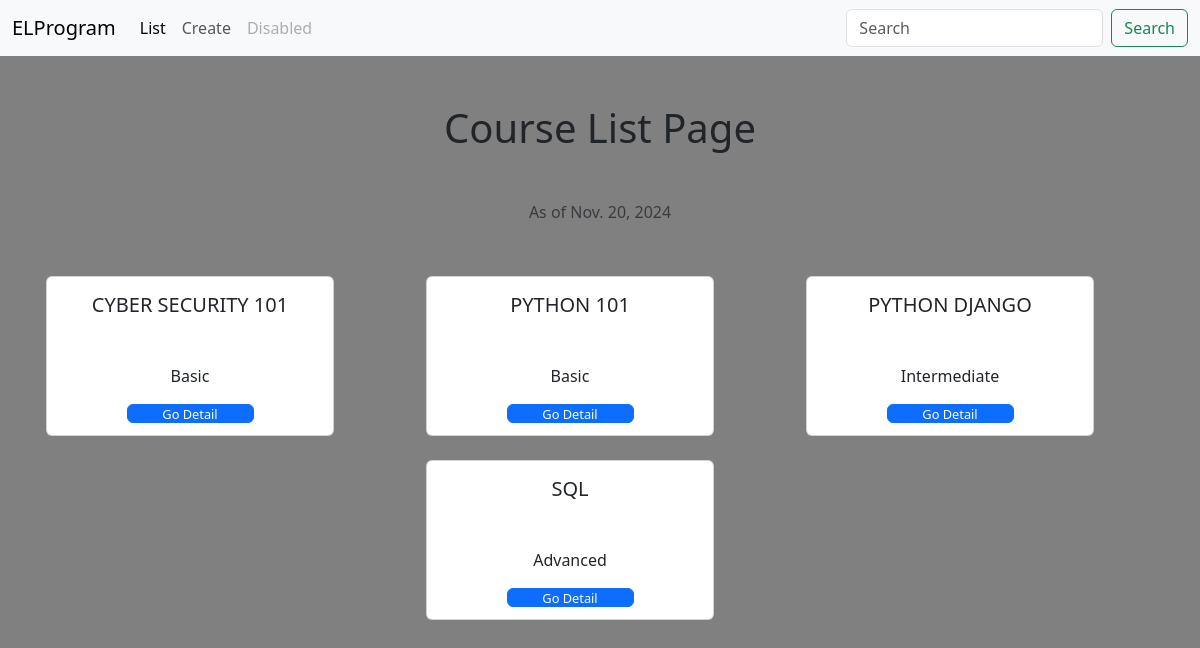
The page /course-list/ on the database as committed earlier.
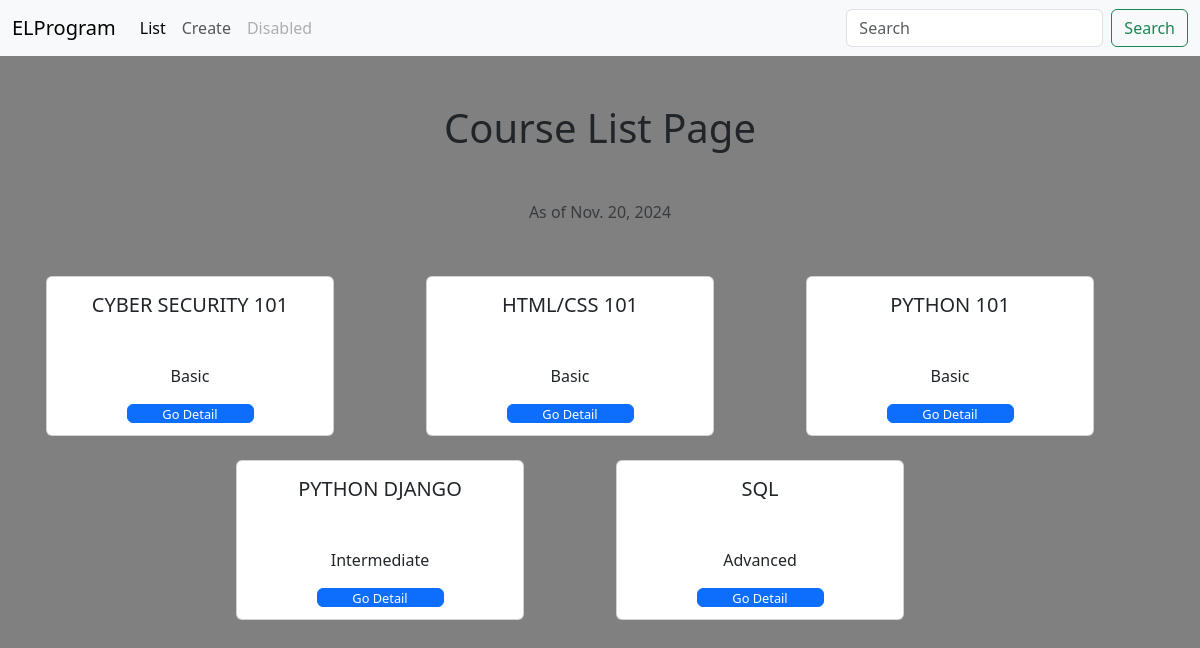
The same page on the database as committed later.
### employee_learning/models.py (models this page shows, shortened)
class LearningCourse(models.Model):
    LEVEL=[('B','Basic'),('I','Intermediate'),('A','Advanced'),]
    title=models.CharField(max_length=50, unique=True)
    level=models.CharField(max_length=1, choices=LEVEL)
    employee=models.ManyToManyField(Employee)

### employee_learning/views.py (the view)
# urls.py: path('course-list/', CourseList.as_view(), name='course_list'),
class CourseList(ListView):
    queryset = LearningCourse.objects.order_by('title')
    template_name='employee_learning/course_list.html'
    context_object_name='course_object_list'
    def get_context_data(self, **kwargs):
        context = super().get_context_data(**kwargs)
        context['today'] = datetime.date.today()
        return context

### templates/employee_learning/course_list.html
{% extends "base/base.html" %}
{% load static %}
{% block body %}
<div class="container text-center">
    <h1 class="text-center m-5">Course List Page</h1>
    <p class="text-muted text-center mb-5">As of {{ today }}</p>
    <div class="row justify-content-center">
        {% for course in course_object_list %}
        <div class="col-lg-4 col-md-6 col-sm-12 mb-3">
            <div class="card m-1" style="width: 18rem; height: 10rem">
                <div class="card-body">
                    <h5 class="card-title h-50">{{ course.title|upper }}</h5>
                    <p class="card-text">{{ course.get_level_display }}</p>
                    <a href="{% url 'course_detail' course.pk %}" class="btn btn-primary p-0 d-block w-50 mx-auto" style="height: 1.2rem; font-size: 0.8rem;">Go Detail</a>
                </div>
            </div>
        </div>
        {% endfor %}
    </div>
</div>
{%endblock%}

Rows that differ between the two databases and show on the page:
added LearningCourse: title "HTML/CSS 101", level "Basic"
